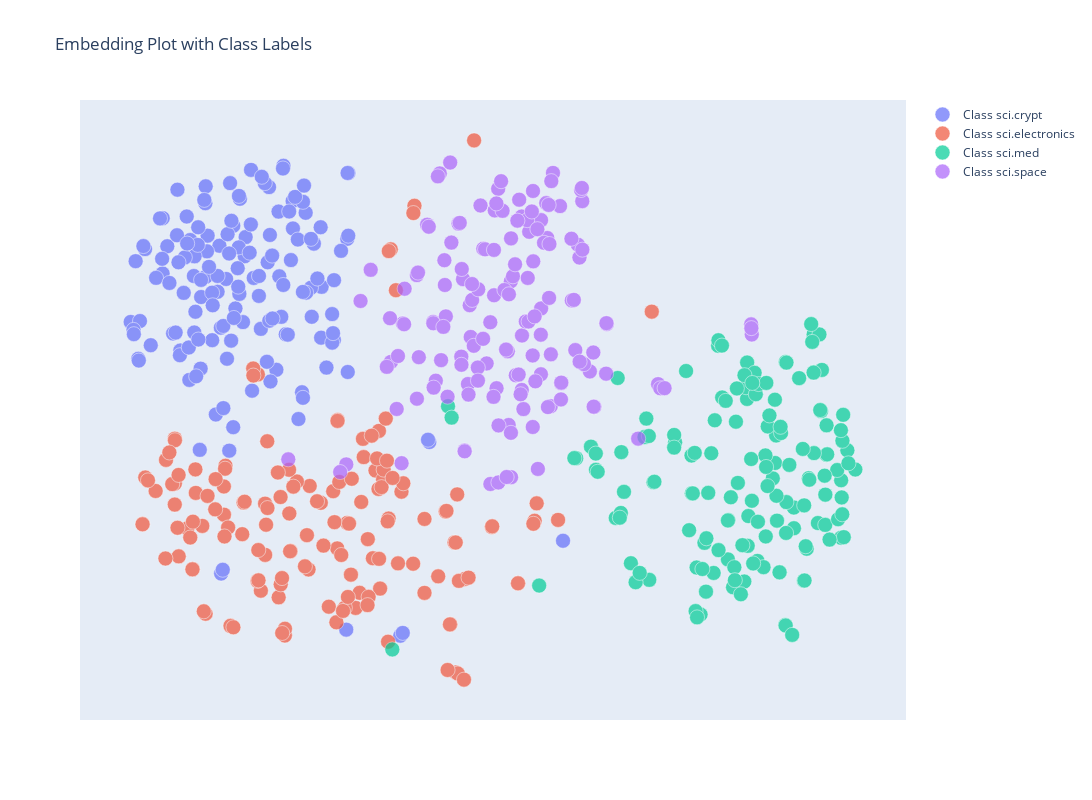

Notebook source saved alongside this figure:
### Markdown cell above
## Exercise:

Change the dimensionality reduction technique. Try t-sne.

### Code cell
X = np.vstack(df['SBERT_embedding'].values)

# Look up how to do this.

hover_plot(X_tsne, df)

### Figure 1 — Plotly figure (JSON) as saved in the notebook; plotly's stock layout.template omitted (floating-point values rounded to 4 significant figures; data arrays with more than 128 entries replaced by an {"elided": "..."} marker saying what was removed)
{"data": [{"hoverinfo": "text", "marker": {"line": {"color": "white", "width": 0.5}, "size": 15}, "mode": "markers", "name": "Class sci.crypt", "opacity": 0.7, "text": {"elided": "150 str values"}, "type": "scatter", "x": {"elided": "150 float values"}, "y": {"elided": "150 float values"}}, {"hoverinfo": "text", "marker": {"line": {"color": "white", "width": 0.5}, "size": 15}, "mode": "markers", "name": "Class sci.electronics", "opacity": 0.7, "text": {"elided": "150 str values"}, "type": "scatter", "x": {"elided": "150 float values"}, "y": {"elided": "150 float values"}}, {"hoverinfo": "text", "marker": {"line": {"color": "white", "width": 0.5}, "size": 15}, "mode": "markers", "name": "Class sci.med", "opacity": 0.7, "text": {"elided": "150 str values"}, "type": "scatter", "x": {"elided": "150 float values"}, "y": {"elided": "150 float values"}}, {"hoverinfo": "text", "marker": {"line": {"color": "white", "width": 0.5}, "size": 15}, "mode": "markers", "name": "Class sci.space", "opacity": 0.7, "text": {"elided": "150 str values"}, "type": "scatter", "x": {"elided": "150 float values"}, "y": {"elided": "150 float values"}}], "layout": {"height": 800, "hovermode": "closest", "title": {"text": "Embedding Plot with Class Labels"}, "width": 1200, "xaxis": {"showgrid": false, "showticklabels": false, "zeroline": false}, "yaxis": {"showgrid": false, "showticklabels": false, "zeroline": false}}}
